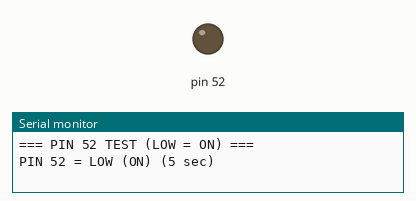
This sketch was run on a simulated Arduino Mega 2560, built with avr-gcc and run on an emulated ATmega2560. Parts: output pins drawn as LEDs (lit = HIGH), the last lines printed to the serial monitor.

Above: at 2.5 s.
At 7.5 s:
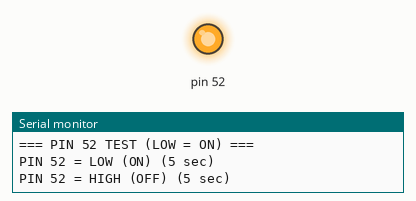
Timing chart, 0 to 13.0 s (numbered marks = the images above):
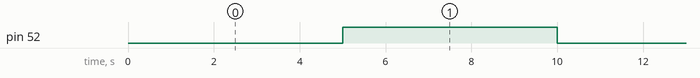

Measured:
- by itself, pin 52: alternates HIGH for 5.0 s and LOW for 5.0 s

The sketch:

test_pin52_only.ino
```cpp
/**
 * Test PIN 52 ONLY - 5 sec cycles (LOW = ON)
 */

void setup() {
  Serial.begin(115200);
  pinMode(52, OUTPUT);
  digitalWrite(52, HIGH);
  Serial.println("\n=== PIN 52 TEST (LOW = ON) ===\n");
}

void loop() {
  Serial.println("PIN 52 = LOW (ON) (5 sec)");
  digitalWrite(52, LOW);
  delay(5000);

  Serial.println("PIN 52 = HIGH (OFF) (5 sec)");
  digitalWrite(52, HIGH);
  delay(5000);
}
```
